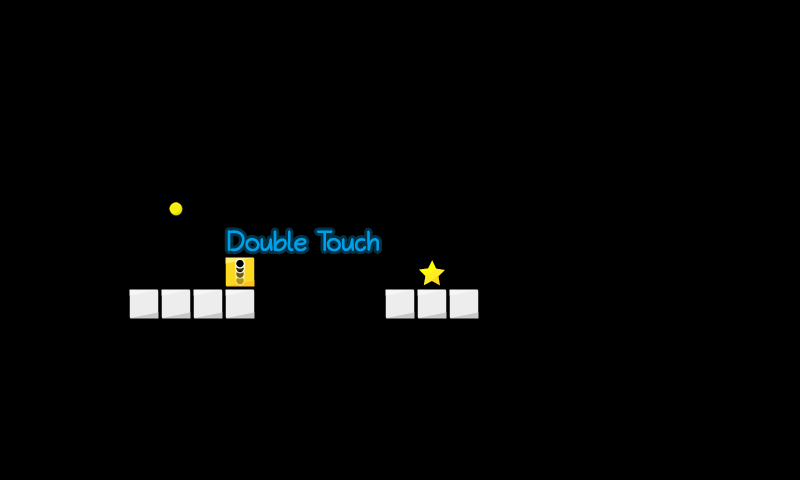

This game map was drawn from its Tiled (.tmx) file and the tilesets committed beside it. A one-line description and the trimmed map source follow:
An orthogonal 25x15 tile map with 32x32 px tiles, 1 tile layer (map).

<map version="1.2" tiledversion="1.2.4" orientation="orthogonal" renderorder="right-down" width="25" height="15" tilewidth="32" tileheight="32" infinite="0" nextlayerid="2" nextobjectid="1">
 <tileset firstgid="1" name="map_tiles" tilewidth="32" tileheight="32" tilecount="225" columns="15">
  <image source="../../img/map_tiles.png" width="480" height="480" />
 </tileset>
 <layer id="1" name="map" width="25" height="15">
  <data>[375 cells, 15 non-empty, 9 distinct tile ids]</data>
 </layer>
</map>
